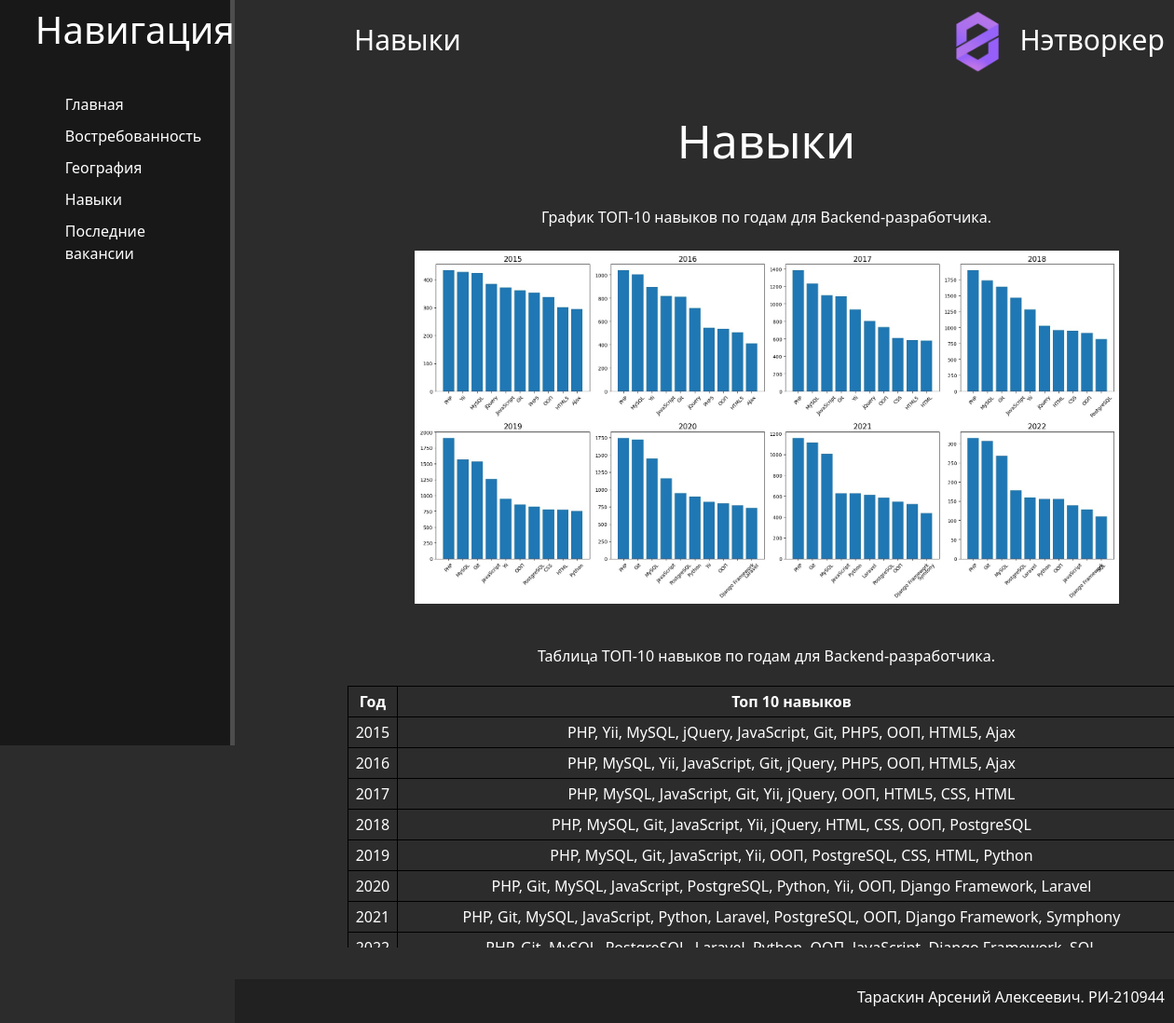
/skills, run on the app's committed database.
### main/models.py (models this page shows, shortened)
class SkillsPage(models.Model):
    title = models.CharField('Заголовок', max_length=100, default='Навыки')
    text1 = models.TextField('Текст1', default=None)
    text2 = models.TextField('Текст2', default=None)
    image1 = models.CharField('Ссылка на картинку1', max_length=1000, default='static/main/img/developer.png')
    class Meta:
        verbose_name = 'Страница навыки'
        verbose_name_plural = 'Страница навыки'

class TableSkills(models.Model):
    year = models.CharField('Год',max_length=10000, default='')
    skills = models.TextField('Топ 10 навыков', default='')
    class Meta:
        verbose_name = 'Навыки'
        verbose_name_plural = 'Навыки'

### main/views.py (the view)
# urls.py: path('skills', include("main.urls")),
def skills(request):
    table = TableSkills.objects.all().order_by('year')
    skillspage = SkillsPage.objects.all()[0]
    return render(request, "main/skills.html", {'table':table, 'skillspage':skillspage})

### main/templates/main/skills.html (shortened to what this page needs)
 {% extends 'main/layout.html' %}
{% block footer %} Навыки {% endblock %}
{% block content %}
 <div class="features">
 <h1>{{ skillspage.title }}</h1>
     <p style="padding-top: 20px">{{ skillspage.text1 }}</p>
    <img src="{{ skillspage.image1 }}" alt="График скиллов" width="80%" height="80%" hspace="4" vspace="4" border="2">
    <p style="padding-top: 20px">{{ skillspage.text2 }}</p>
   <table cellpadding="4" cellspacing="2" style="background: #2c2c2c; /* Цвет фона таблицы */
    color: white; /* Цвет текста */ width: 900px; /* Ширина таблицы */
    margin: auto; ">
    <tr>
        <th style=" padding: 4px;
    border: 1px solid black;">Год</th>
        <th style=" padding: 4px;
    border: 1px solid black;">Топ 10 навыков</th>
    </tr>
       {% for elem in table %}
    <tr>
        <td style=" padding: 4px;
    border: 1px solid black;">{{ elem.year }}</td>
        <td style=" padding: 4px;
    border: 1px solid black;">{{ elem.skills }}</td>
    </tr>
       {% endfor %}
</table>
     <p>
     </p>
 </div>
 {% endblock %}

### main/static/main/css/main.css (style rules this page uses)
body { background: #2c2c2c; }
main .features { float: left; color: #fff; margin-top: 30px; margin-left: 350px; text-align: center; width: 75%; }
main .features h1 { font-size: 50px; }
main .features p { max-width: 1000px; margin: 20px auto; margin-bottom: 20px; }

### data on the page
SkillsPage: title "Навыки", text1 "График ТОП-10 навыков по годам для Backend-разработчика.", image1 (picture), text2 "Таблица ТОП-10 навыков по годам для Backend-разработчика."
TableSkills: year "2015", skills "PHP, Yii, MySQL, jQuery, JavaScript, Git, PHP5, ООП, HTML5, Ajax"
TableSkills: year "2016", skills "PHP, MySQL, Yii, JavaScript, Git, jQuery, PHP5, ООП, HTML5, Ajax"
TableSkills: year "2017", skills "PHP, MySQL, JavaScript, Git, Yii, jQuery, ООП, HTML5, CSS, HTML"
TableSkills: year "2018", skills "PHP, MySQL, Git, JavaScript, Yii, jQuery, HTML, CSS, ООП, PostgreSQL"
TableSkills: year "2019", skills "PHP, MySQL, Git, JavaScript, Yii, ООП, PostgreSQL, CSS, HTML, Python"
TableSkills: year "2020", skills "PHP, Git, MySQL, JavaScript, PostgreSQL, Python, Yii, ООП, Django Framework, Laravel"
TableSkills: year "2021", skills "PHP, Git, MySQL, JavaScript, Python, Laravel, PostgreSQL, ООП, Django Framework, Symphony"
TableSkills: year "2022", skills "PHP, Git, MySQL, PostgreSQL, Laravel, Python, ООП, JavaScript, Django Framework, SQL"
